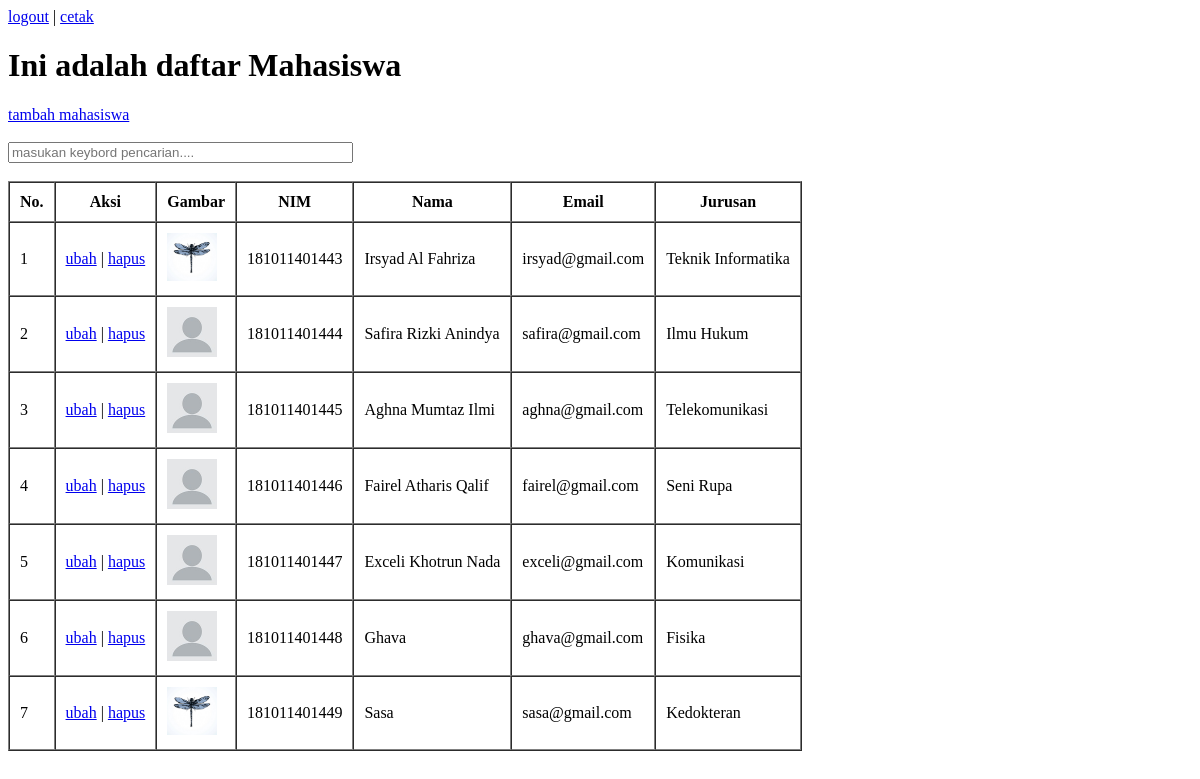
The app's page / (signed in) with its own data.
### tables this page shows
CREATE TABLE `mahasiswa` (
  `id` int(11) NOT NULL,
  `nama` varchar(100) NOT NULL,
  `nim` char(12) NOT NULL,
  `email` varchar(100) NOT NULL,
  `jurusan` varchar(100) NOT NULL,
  `gambar` varchar(100) NOT NULL
);

### functions.php (called while the page is built, shortened)
<?php
$conn = mysqli_connect("localhost","root","","phpdasar");
function query($query){
    global $conn;
    $result = mysqli_query($conn, $query);
    $rows = [];
    while ($row = mysqli_fetch_assoc($result)){
        $rows[] = $row;
    }
    return $rows;
};
?>

### index.php (the view, shortened to what this page needs)
<?php
require 'functions.php';
$mahasiswa = query("SELECT * FROM mahasiswa ");
?>
<!DOCTYPE html>
<html lang="en">
<head>
</head>
<body>
    <a href="logout.php" class="logout">logout</a> | <a href="print.php" target="_blank">cetak</a>
    <h1>Ini adalah daftar Mahasiswa</h1>
    <a href="tambah.php" class="tambah">tambah mahasiswa</a>
    <br><br>
    <form action="" method="post" class="cari">
        <input type="text" name="keyword" size="40" autofocus placeholder="masukan keybord pencarian...." autocomplete="off" id="keyword">
    </form>
    <br>
    <div id="container">
    <table border="1" cellpadding="10" cellspacing="0">
        <tr>
            <th>No.</th>
            <th class="aksi">Aksi</th>
            <th>Gambar</th>
            <th>NIM</th>
            <th>Nama</th>
            <th>Email</th>
            <th>Jurusan</th>
        </tr>
        <?php $i = 1; ?>
        <?php foreach ($mahasiswa as $mhs ) : ?>
        <tr>
            <td><?= $i; ?></td>
            <td class="aksi">
                <a href="ubah.php?id=<?= $mhs["id"] ?>">ubah</a> |
                <a href="hapus.php?id=<?= $mhs["id"] ?>" onclick="return confirm('yakin Anda akan menghapus?')">hapus</a>
            </td>
            <td>
                <img src="img/<?= $mhs["gambar"]; ?>" width="50">
            </td>
            <td><?= $mhs["nim"];?></td>
            <td><?= $mhs["nama"];?></td>
            <td><?= $mhs["email"];?></td>
            <td><?= $mhs["jurusan"];?></td>
        </tr>
        <?php $i++; ?>
        <?php endforeach; ?>
    </table>
    </div>
</body>
</html>

### records on screen
mahasiswa: gambar (picture), nim "181011401443", nama "Irsyad Al Fahriza", email "irsyad@gmail.com", jurusan "Teknik Informatika"
mahasiswa: gambar (picture), nim "181011401444", nama "Safira Rizki Anindya", email "safira@gmail.com", jurusan "Ilmu Hukum"
mahasiswa: gambar (picture), nim "181011401445", nama "Aghna Mumtaz Ilmi", email "aghna@gmail.com", jurusan "Telekomunikasi"
mahasiswa: gambar (picture), nim "181011401446", nama "Fairel Atharis Qalif", email "fairel@gmail.com", jurusan "Seni Rupa"
mahasiswa: gambar (picture), nim "181011401447", nama "Exceli Khotrun Nada", email "exceli@gmail.com", jurusan "Komunikasi"
mahasiswa: gambar (picture), nim "181011401448", nama "Ghava", email "ghava@gmail.com", jurusan "Fisika"
mahasiswa: gambar (picture), nim "181011401449", nama "Sasa", email "sasa@gmail.com", jurusan "Kedokteran"
